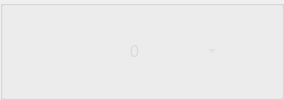
                 <widget class="QGroupBox" name="groupBox_5">
                  <property name="styleSheet">
                   <string notr="true">#groupBox_5{
background-color: rgba(48,148,243,0);
border: 0px solid #42adff;
border-left: 0px solid #d9d9d9;
border-right: 0px solid rgba(29, 83, 185, 255);
border-radius:0px;}</string>
                  </property>
                  <property name="title">
                   <string/>
                  </property>
                  <layout class="QHBoxLayout" name="horizontalLayout_8">
                   <property name="leftMargin">
                    <number>0</number>
                   </property>
                   <property name="topMargin">
                    <number>0</number>
                   </property>
                   <property name="rightMargin">
                    <number>0</number>
                   </property>
                   <property name="bottomMargin">
                    <number>0</number>
                   </property>
                   <item>
                    <widget class="QPushButton" name="fileButton">
                     <property name="minimumSize">
                      <size>
                       <width>55</width>
                       <height>28</height>
                      </size>
                     </property>
                     <property name="maximumSize">
                      <size>
                       <width>16777215</width>
                       <height>28</height>
                      </size>
                     </property>
                     <property name="toolTip">
                      <string>file</string>
                     </property>
                     <property name="styleSheet">
                      <string notr="true">QPushButton{font-family: &quot;Microsoft YaHei&quot;;
font-size: 14px;
font-weight: bold;
color:white;
text-align: center center;
padding-left: 5px;
padding-right: 5px;
padding-top: 4px;
padding-bottom: 4px;
border-style: solid;
border-width: 0px;
border-color: rgba(255, 255, 255, 255);
border-radius: 3px;
background-color: rgba(200, 200, 200,0);}

QPushButton:focus{outline: none;}

QPushButton::pressed{font-family: &quot;Microsoft YaHei&quot;;
                     font-size: 14px;
                     font-weight: bold;
                     color:rgb(200,200,200);
                     text-align: center center;
                     padding-left: 5px;
                     padding-right: 5px;
                     padding-top: 4px;
                     padding-bottom: 4px;
                     border-style: solid;
                     border-width: 0px;
                     border-color: rgba(255, 255, 255, 255);
                     border-radius: 3px;
                     background-color:  #bf513b;}

QPushButton::disabled{font-family: &quot;Microsoft YaHei&quot;;
                     font-size: 14px;
                     font-weight: bold;
                     color:rgb(200,200,200);
                     text-align: center center;
                     padding-left: 5px;
                     padding-right: 5px;
                     padding-top: 4px;
                     padding-bottom: 4px;
                     border-style: solid;
                     border-width: 0px;
                     border-color: rgba(255, 255, 255, 255);
                     border-radius: 3px;
                     background-color:  #bf513b;}
QPushButton::hover {
border-style: solid;
border-width: 0px;
border-radius: 0px;
background-color: rgba(48,148,243,80);}</string>
                     </property>
                     <property name="text">
                      <string/>
                     </property>
                     <property name="icon">
                      <iconset resource="../apprcc.qrc">
                       <normaloff>:/img/icon/打开.png</normaloff>:/img/icon/打开.png</iconset>
                     </property>
                    </widget>
                   </item>
                   <item>
                    <widget class="QPushButton" name="cameraButton">
                     <property name="minimumSize">
                      <size>
                       <width>55</width>
                       <height>28</height>
                      </size>
                     </property>
                     <property name="maximumSize">
                      <size>
                       <width>16777215</width>
                       <height>28</height>
                      </size>
                     </property>
                     <property name="toolTip">
                      <string>camera</string>
                     </property>
                     <property name="styleSheet">
                      <string notr="true">QPushButton{font-family: &quot;Microsoft YaHei&quot;;
font-size: 14px;
font-weight: bold;
color:white;
text-align: center center;
padding-left: 5px;
padding-right: 5px;
padding-top: 4px;
padding-bottom: 4px;
border-style: solid;
border-width: 0px;
border-color: rgba(255, 255, 255, 255);
border-radius: 3px;
background-color: rgba(48,148,243,0);}

QPushButton:focus{outline: none;}

QPushButton::pressed{font-family: &quot;Microsoft YaHei&quot;;
                     font-size: 14px;
                     font-weight: bold;
                     color:rgb(200,200,200);
                     text-align: center center;
                     padding-left: 5px;
                     padding-right: 5px;
                     padding-top: 4px;
                     padding-bottom: 4px;
                     border-style: solid;
                     border-width: 0px;
                     border-color: rgba(255, 255, 255, 255);
                     border-radius: 3px;
                     background-color:  #bf513b;}

QPushButton::disabled{font-family: &quot;Microsoft YaHei&quot;;
                     font-size: 14px;
                     font-weight: bold;
                     color:rgb(200,200,200);
                     text-align: center center;
                     padding-left: 5px;
                     padding-right: 5px;
                     padding-top: 4px;
                     padding-bottom: 4px;
                     border-style: solid;
                     border-width: 0px;
                     border-color: rgba(255, 255, 255, 255);
                     border-radius: 3px;
                     background-color:  #bf513b;}
QPushButton::hover {
border-style: solid;
border-width: 0px;
border-radius: 0px;
background-color: rgba(48,148,243,80);}</string>
                     </property>
                     <property name="text">
                      <string/>
                     </property>
                     <property name="icon">
                      <iconset resource="../apprcc.qrc">
                       <normaloff>:/img/icon/摄像头开.png</normaloff>:/img/icon/摄像头开.png</iconset>
                     </property>
                    </widget>
                   </item>
                   <item>
                    <widget class="QComboBox" name="comboBox_3">
                     <property name="minimumSize">
                      <size>
                       <width>0</width>
                       <height>28</height>
                      </size>
                     </property>
                     <property name="styleSheet">
                      <string notr="true">QComboBox QAbstractItemView {
font-family: &quot;Microsoft YaHei&quot;;
font-size: 16px;
background:rgba(200, 200, 200,150);
selection-background-color: rgba(200, 200, 200,50);
color: rgb(218, 218, 218);
outline:none;
border:none;}
QComboBox{
font-family: &quot;Microsoft YaHei&quot;;
font-size: 16px;
color: rgb(218, 218, 218);
border-width:0px;
border-color:white;
border-style:solid;
background-color: rgba(200, 200, 200,0);}

QComboBox::drop-down {
margin-top:8;
height:20;
background:rgba(255,255,255,0);
border-image: url(:/img/icon/下拉_白色.png);
}
</string>
                     </property>
                     <item>
                      <property name="text">
                       <string>0</string>
                      </property>
                     </item>
                     <item>
                      <property name="text">
                       <string>1</string>
                      </property>
                     </item>
                     <item>
                      <property name="text">
                       <string>2</string>
                      </property>
                     </item>
                     <item>
                      <property name="text">
                       <string>3</string>
                      </property>
                     </item>
                     <item>
                      <property name="text">
                       <string>streams.txt</string>
                      </property>
                     </item>
                    </widget>
                   </item>
                   <item>
                    <widget class="QPushButton" name="rtspButton">
                     <property name="minimumSize">
                      <size>
                       <width>55</width>
                       <height>28</height>
                      </size>
                     </property>
                     <property name="maximumSize">
                      <size>
                       <width>16777215</width>
                       <height>28</height>
                      </size>
                     </property>
                     <property name="toolTip">
                      <string>rtsp</string>
                     </property>
                     <property name="styleSheet">
                      <string notr="true">QPushButton{font-family: &quot;Microsoft YaHei&quot;;
font-size: 14px;
font-weight: bold;
color:white;
text-align: center center;
padding-left: 5px;
padding-right: 5px;
padding-top: 4px;
padding-bottom: 4px;
border-style: solid;
border-width: 0px;
border-color: rgba(255, 255, 255, 255);
border-radius: 3px;
background-color: rgba(48,148,243,0);}

QPushButton:focus{outline: none;}

QPushButton::pressed{font-family: &quot;Microsoft YaHei&quot;;
                     font-size: 14px;
                     font-weight: bold;
                     color:rgb(200,200,200);
                     text-align: center center;
                     padding-left: 5px;
                     padding-right: 5px;
                     padding-top: 4px;
                     padding-bottom: 4px;
                     border-style: solid;
                     border-width: 0px;
                     border-color: rgba(255, 255, 255, 255);
                     border-radius: 3px;
                     background-color:  #bf513b;}

QPushButton::disabled{font-family: &quot;Microsoft YaHei&quot;;
                     font-size: 14px;
                     font-weight: bold;
                     color:rgb(200,200,200);
                     text-align: center center;
                     padding-left: 5px;
                     padding-right: 5px;
                     padding-top: 4px;
                     padding-bottom: 4px;
                     border-style: solid;
                     border-width: 0px;
                     border-color: rgba(255, 255, 255, 255);
                     border-radius: 3px;
                     background-color:  #bf513b;}
QPushButton::hover {
border-style: solid;
border-width: 0px;
border-radius: 0px;
background-color: rgba(48,148,243,80);}</string>
                     </property>
                     <property name="text">
                      <string/>
                     </property>
                     <property name="icon">
                      <iconset resource="../apprcc.qrc">
                       <normaloff>:/img/icon/实时视频流解析.png</normaloff>:/img/icon/实时视频流解析.png</iconset>
                     </property>
                    </widget>
                   </item>
                  </layout>
                 </widget>
